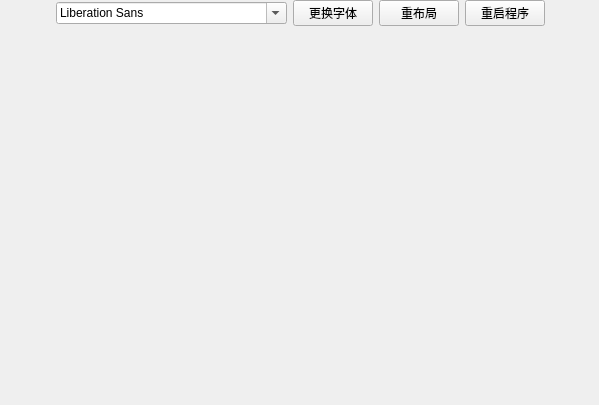
<?xml version="1.0" encoding="UTF-8"?>
<ui version="4.0">
 <class>Form</class>
 <widget class="QWidget" name="Form">
  <property name="geometry">
   <rect>
    <x>0</x>
    <y>0</y>
    <width>599</width>
    <height>405</height>
   </rect>
  </property>
  <property name="windowTitle">
   <string>Form</string>
  </property>
  <widget class="QWidget" name="verticalLayoutWidget">
   <property name="geometry">
    <rect>
     <x>0</x>
     <y>0</y>
     <width>601</width>
     <height>411</height>
    </rect>
   </property>
   <layout class="QVBoxLayout" name="layouts" stretch="0,1,1,1,1">
    <item>
     <layout class="QHBoxLayout" name="buttons">
      <item>
       <spacer name="horizontalSpacer">
        <property name="orientation">
         <enum>Qt::Horizontal</enum>
        </property>
        <property name="sizeHint" stdset="0">
         <size>
          <width>40</width>
          <height>20</height>
         </size>
        </property>
       </spacer>
      </item>
      <item>
       <widget class="QFontComboBox" name="fontComboBox"/>
      </item>
      <item>
       <widget class="QPushButton" name="fontChangeBox">
        <property name="text">
         <string>更换字体</string>
        </property>
       </widget>
      </item>
      <item>
       <widget class="QPushButton" name="resizeBox">
        <property name="text">
         <string>重布局</string>
        </property>
       </widget>
      </item>
      <item>
       <widget class="QPushButton" name="rebootBox">
        <property name="text">
         <string>重启程序</string>
        </property>
       </widget>
      </item>
      <item>
       <spacer name="horizontalSpacer_2">
        <property name="orientation">
         <enum>Qt::Horizontal</enum>
        </property>
        <property name="sizeHint" stdset="0">
         <size>
          <width>40</width>
          <height>20</height>
         </size>
        </property>
       </spacer>
      </item>
     </layout>
    </item>
    <item>
     <layout class="QHBoxLayout" name="colorLayout"/>
    </item>
    <item>
     <layout class="QHBoxLayout" name="effectLayout"/>
    </item>
    <item>
     <layout class="QHBoxLayout" name="renderLayout"/>
    </item>
    <item>
     <layout class="QHBoxLayout" name="preferenceLayout"/>
    </item>
   </layout>
  </widget>
 </widget>
 <resources/>
 <connections/>
</ui>
